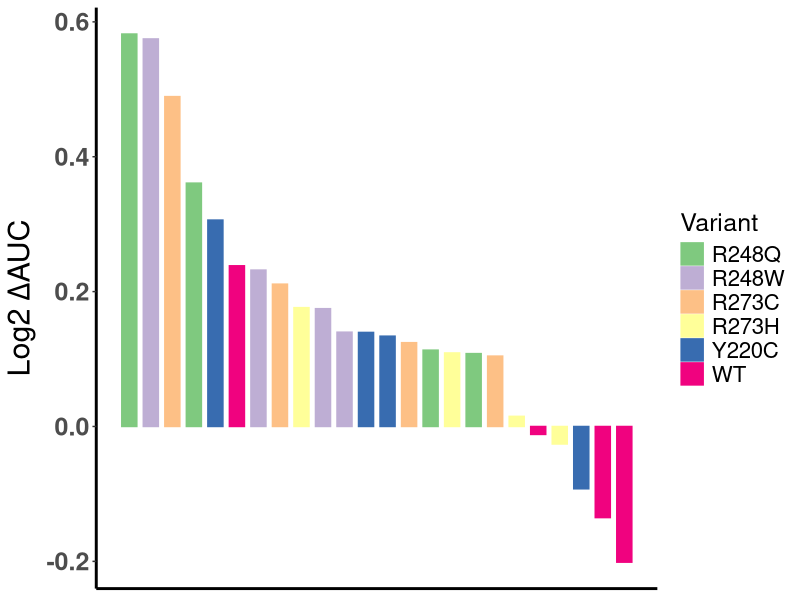
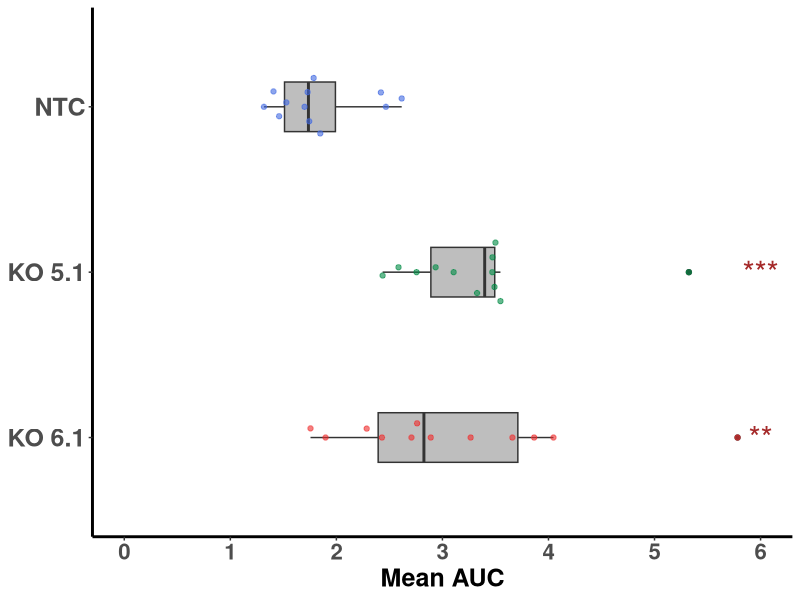
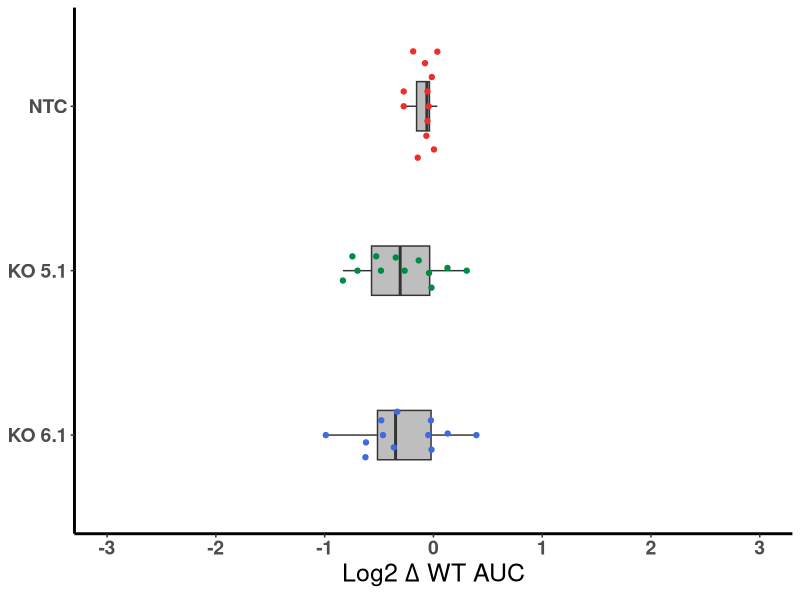

The R source for these figures, in order:
##Load packages
library(readxl)
library(openxlsx)
library(RColorBrewer)
library(tidyverse)
library(reshape2)
library(ggbeeswarm)

##Set the working directory
setwd("/Users/pettya/Desktop/R Analysis")



#Waterfall plot of Log2 AUC/mCherry for JHUEM1 and JHUEM2
##Read in excel file with JHUEM1 and JHUEM2 variant Log2 AUC/mCherry data
JHLog <- read_xlsx("JHUEM1, 2 NTC + variants, Log2 AUC data, 11-30-21.xlsx", 1)

##Pivot data table and aggregrate with mean Log2 AUC/mCherry of each variant for each cell line
JHLog <- melt(JHLog, id= c('Cell', 'Variant'))
JHLog <- dcast(JHLog, Cell ~ Variant, mean)

##Pivot data again to long form  
JHLog <- melt(JHLog, id= c("Cell"))
names(JHLog)[2] <- "Variant"

##Order rows by decreasing mean Log2 AUC/mCherry value and number rows from 1-24
JHLogorder <- JHLog[order(JHLog$value, decreasing = TRUE),]
x <- 1:nrow(JHLogorder)

##Convert Variant column to a factor and set order of variants
JHLogorder$Variant <- factor(JHLogorder$Variant, 
                             levels= c("R248Q", "R248W", "R273C", "R273H", "Y220C", "WT"))

##Generate waterfall plot with x axis set as row number
J <- ggplot(JHLogorder, aes(x= x, y= value)) + theme_classic() +
    labs(title= NULL, 
          x= NULL, y= expression(paste("Log2 ", Delta, "AUC"))) +
    theme(axis.ticks.x= element_blank(), axis.text.x = element_blank()) +
    theme(axis.text.y = element_text(size= 18, face= "bold"), axis.title.y = element_text(size= 22, face= "bold")) +
    theme(legend.text = element_text(size= 16), legend.title = element_text(size= 18), plot.title = element_text(size= 18), axis.line = element_line(size= 1))

J <- J + geom_bar(aes(fill= Variant, color= Variant), stat = "identity", width= 0.7, 
    position= position_dodge(width = 0.4)) + scale_fill_brewer(palette = "Accent") +
    scale_color_brewer(palette = "Accent")

##Save waterfall plot as jpeg file
jpeg("JHUEM Waterfall plot, Accent, no annotation, 6-21-22.jpeg", width= 1100, height= 1300, units= "px", res= 150)
print(J)

dev.off()
   
##Annotate graph with asterisks for significance
J <- J + annotate("text", x= c(1:5, 7:8, 22), y= c(0.6, 0.59, 0.51, 0.38, 0.325, 0.25, 0.23, -0.12),
             label= "***")  

J <- J + annotate("text", x= c(6, 11, 20, 24), y= c(0.25, 0.155, -0.03, -0.22), label= "**")

J <- J + annotate("text", x= c(9:10, 13, 15, 21), y= c(0.19, 0.19, 0.15, 0.13, -0.045), label= "*")



#Boxplot and swarmplot for JHUEM1, JHUEM2 AUC data
##Read in excel file with JHUEM1 and JHUEM2 variant AUC data
JHLog <- read_xlsx("JHUEM1, 2 NTC + variants, Log2 AUC data, 11-30-21.xlsx", 3)

##Delete Cell Line column and rename new first column
JHLog <- JHLog[,-1]
names(JHLog)[1] <- "KO"

##Pivot table to long form and convert KO column to factor
JHLog <- melt(JHLog, id= c("KO"))
JHLog$KO <- factor(JHLog$KO, levels= c("KO 6.1", "KO 5.1", "NTC"))

##Generate boxplot and swarmplot of AUC data
JSw <- ggplot(JHLog, aes(x= value, y= KO)) + 
      theme_classic() + scale_x_continuous(limits= c(0, 6), breaks= seq(0, 6, 1)) +
      labs(title= NULL, x= "Mean AUC", y= NULL) +
      theme(axis.text.x= element_text(face= "bold", size= 16), axis.title.x= element_text(size= 18, face= "bold"), axis.text.y = element_text(face = "bold", size= 18)) +
      theme(legend.position= "none", axis.line = element_line(size= 1))
JSw <- JSw + geom_boxplot(fill= "grey", width= 0.3)
JSw <- JSw + geom_beeswarm(aes(color= KO), priority = "density", cex= 3) + scale_color_manual(values = alpha(c("firebrick2", "springgreen4", "royalblue"), 0.6))
JSw <- JSw + annotate("text", x= 6, y= 2, label= "***", size= 8, colour= "brown") + 
  theme(panel.grid.minor.y = element_blank())
JSw <- JSw + annotate("text", x= 6, y= 1, label= "**", size= 8, colour= "brown") + 
  theme(panel.grid.minor.y = element_blank())

##Save plot as jpeg file
jpeg("JHUEM AUC boxplot swarm, 6-22-22.jpeg", width= 1000, height= 720, units= "px", res= 150)
print(JSw)

dev.off()



#Boxplot swarm for JHUEM1, JHUEM2 Log2 WT AUC data
##Read in excel file with JHUEM1 and JHUEM2 variant Log2 WT AUC/mCherry data
JHLog2 <- read_xlsx("JHUEM1, 2 NTC + variants, Log2 AUC data, 11-30-21.xlsx", 4)

##Delete Cell Line column and rename new first column
JHLog2 <- JHLog2[,-1]
names(JHLog2)[1] <- "KO"

##Pivot table to long form and convert KO column to factor
JHLog2 <- melt(JHLog2, id= c("KO"))
JHLog2$KO <- factor(JHLog2$KO, levels= c("KO 6.1", "KO 5.1", "NTC"))

##Generate boxplot and swarmplot of Log2 WT AUC/mCherry data
JSw <- ggplot(JHLog2, aes(x= value, y= KO)) + 
  theme_classic() +
  labs(title= NULL, x= expression(paste("Log2 ", Delta, " WT AUC")), y= NULL) +
  theme(axis.text.x= element_text(face= "bold", size= 14), axis.title.x= element_text(size= 18)) + 
  theme(axis.text.y = element_text(face = "bold", size= 14), axis.title.y = element_blank()) +
  theme(legend.position= "none", axis.line = element_line(size= 1)) + scale_x_continuous(limits = c(-3, 3), breaks= seq(-3, 3, 1)) 
JSw <- JSw + geom_boxplot(fill= "grey", width= 0.3)
JSw <- JSw + geom_beeswarm(aes(color= KO), priority = "density", cex= 3) + scale_color_manual(values = c("royalblue", "springgreen4", "firebrick2"))

##Save plot as jpeg file
jpeg("JHUEM Log WT AUC boxplot swarm, 6-22-22.jpeg", width= 1000, height= 720, units= "px", res= 120)
print(JSw)

dev.off()




